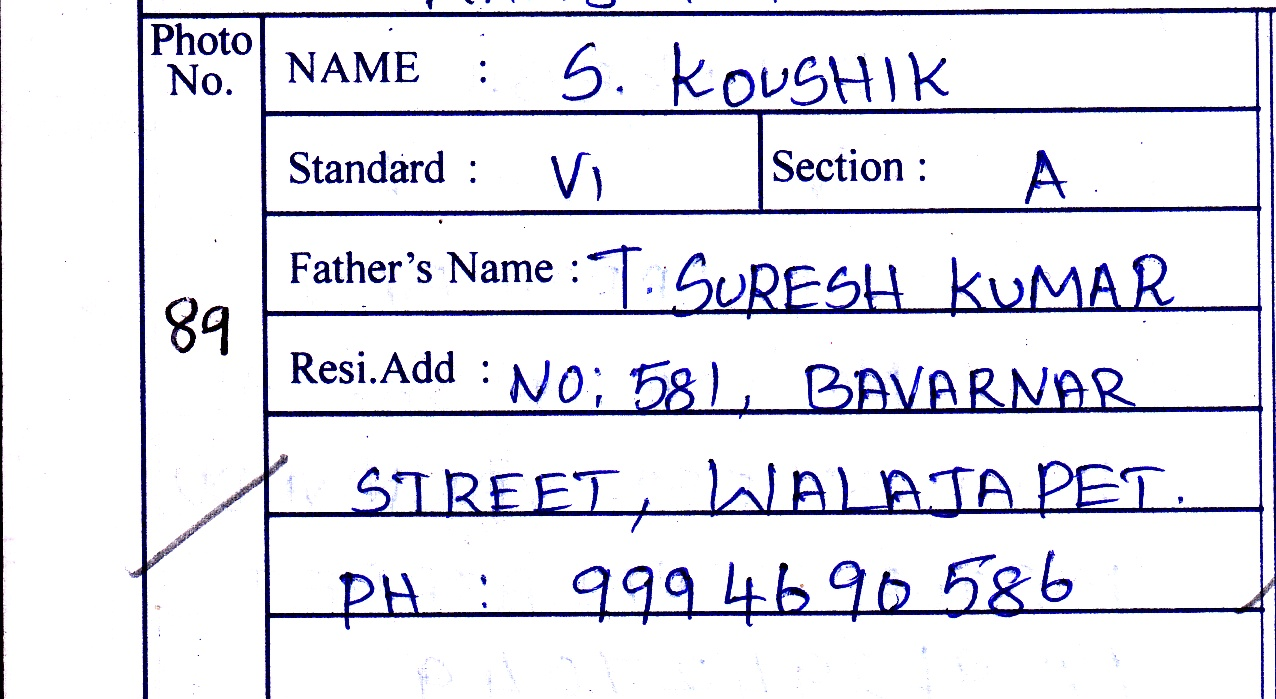
#> input picture ML-Research/TestSheet1_Section1.jpg, 1276 x 699 px
$ python ReadText.py   (older library calls are emulated)
#> lines starting #> are read from the running program, lines starting #| are printed output that depends on the picture; after the words box and inside, x2 and y2 are one past the last pixel; in counts of white or black regions, pixels touching at a corner belong together
# -*- coding: utf-8 -*-
"""
Created on Sun Nov 25 15:04:44 2018

@author: Chandar_S
"""

import cv2
import numpy as np

large = cv2.imread('TestSheet1_Section1.jpg')
#> large is the input picture: shape (699, 1276, 3); mean B, G, R 236.6, 228, 228.1
rgb = cv2.pyrDown(large)
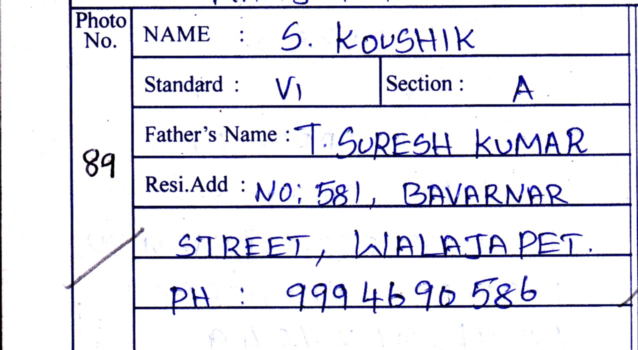
#> rgb: shape (350, 638, 3); mean B, G, R 236.6, 228, 228.2
small = cv2.cvtColor(rgb, cv2.COLOR_BGR2GRAY)
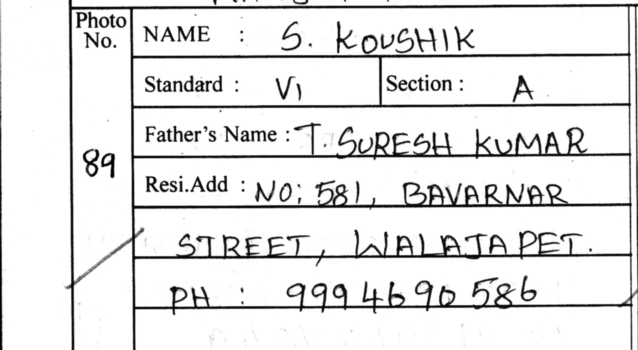
#> small: shape (350, 638); min 0, max 255, mean 229

kernel = cv2.getStructuringElement(cv2.MORPH_ELLIPSE, (3, 3))
grad = cv2.morphologyEx(small, cv2.MORPH_GRADIENT, kernel)
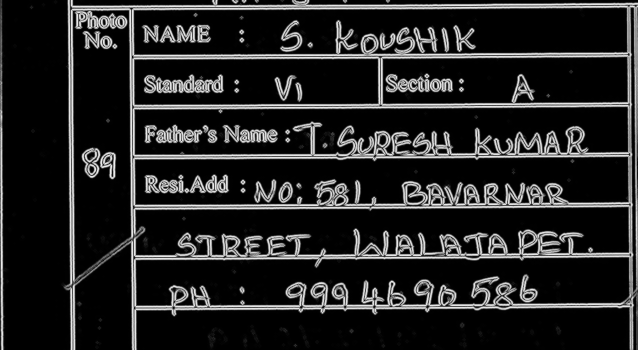
#> grad: shape (350, 638); min 0, max 238, mean 36.2


_, bw = cv2.threshold(grad, 0.0, 255.0, cv2.THRESH_BINARY | cv2.THRESH_OTSU)
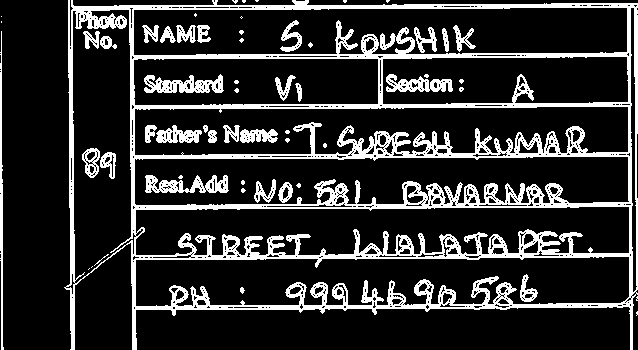
#> bw: shape (350, 638); 18.4% white; 58 white regions (28 under 20 px), largest, box (x1, y1, x2, y2) and area: (64, 0, 638, 350) 33092, (144, 74, 224, 93) 887, (145, 175, 229, 193) 850

kernel = cv2.getStructuringElement(cv2.MORPH_RECT, (9, 1))
connected = cv2.morphologyEx(bw, cv2.MORPH_CLOSE, kernel)
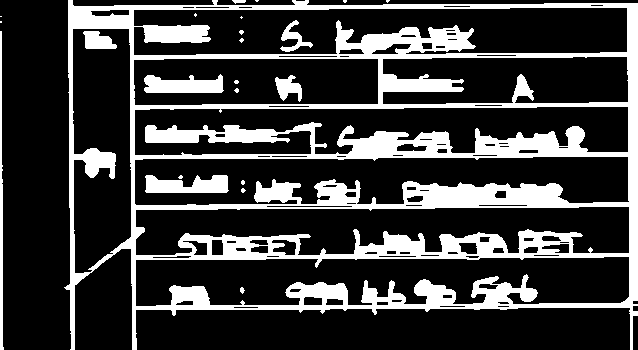
#> connected: shape (350, 638); 23.7% white; 23 white regions (14 under 20 px)
# using RETR_EXTERNAL instead of RETR_CCOMP
im2, contours, hierarchy = cv2.findContours(connected.copy(), cv2.RETR_EXTERNAL, cv2.CHAIN_APPROX_NONE)
#> contours = 8 contours, 5 with area under 20; largest, box (x1, y1, x2, y2) and area: (64, 0, 638, 350) 170448, (0, 31, 4, 350) 494, (232, 0, 246, 4) 24

mask = np.zeros(bw.shape, dtype=np.uint8)

for idx in range(len(contours)):
    x, y, w, h = cv2.boundingRect(contours[idx])
    mask[y:y+h, x:x+w] = 0
    cv2.drawContours(mask, contours, idx, (255, 255, 255), -1)
    r = float(cv2.countNonZero(mask[y:y+h, x:x+w])) / (w * h)

    if r > 0.45 and w > 8 and h > 8:
        cv2.rectangle(rgb, (x, y), (x+w-1, y+h-1), (0, 255, 0), 2)
#> this loop made 8 passes
#> (x, y, w, h, r) on passes 1 to 8: (0, 31, 4, 319, 0.639), (0, 21, 2, 2, 1), (0, 16, 2, 1, 1), (386, 0, 4, 3, 0.667), (343, 0, 4, 3, 0.833), (255, 0, 4, 2, 0.75), (232, 0, 14, 4, 0.696), (64, 0, 574, 350, 0.854)
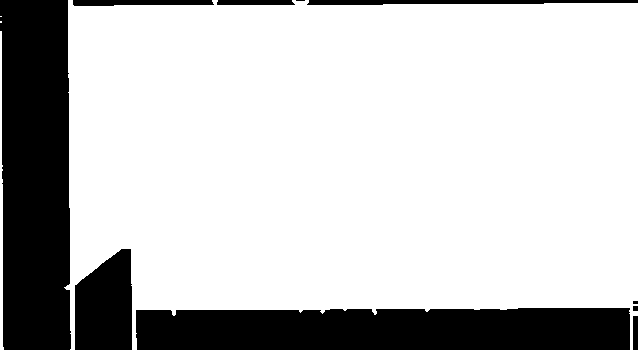
#> mask: shape (350, 638); 77.2% white; 10 black regions (2 under 20 px), largest, box (x1, y1, x2, y2) and area: (0, 0, 71, 350) 23387, (136, 308, 630, 350) 20060, (75, 249, 132, 350) 4875
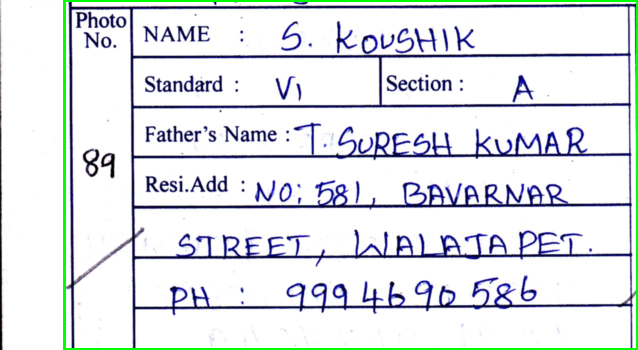
#> rgb: shape (350, 638, 3); 1.8% of pixels changed, all inside (x1, y1, x2, y2) = (63, 0, 638, 350)

cv2.imshow('rects', rgb)
cv2.waitKey()

$ run again, with ML-Research/TestSheet1_Section2.jpg copied over ML-Research/TestSheet1_Section1.jpg
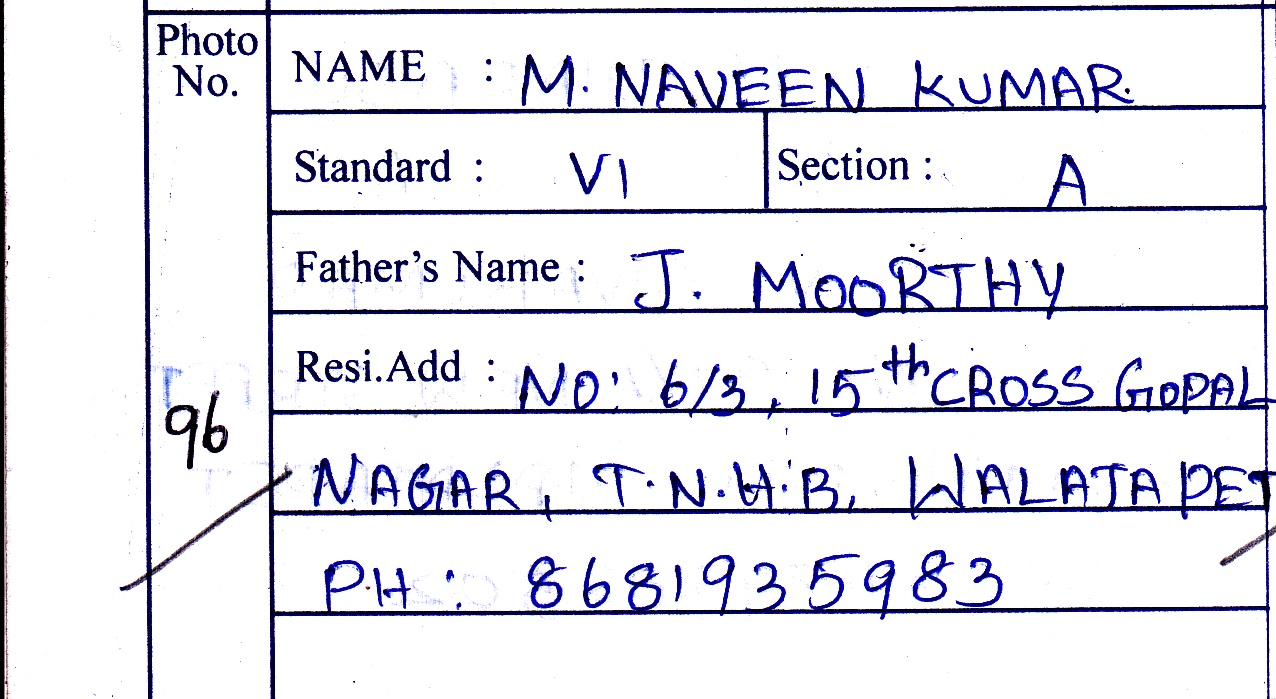
#> input picture ML-Research/TestSheet1_Section2.jpg, 1276 x 699 px
#> large is the input picture: shape (699, 1276, 3); mean B, G, R 236.2, 227.4, 227.6
#> `_, bw = cv2.threshold(grad, 0.0, 255.0, cv2.THRESH_BINARY | cv2.THRESH..`:
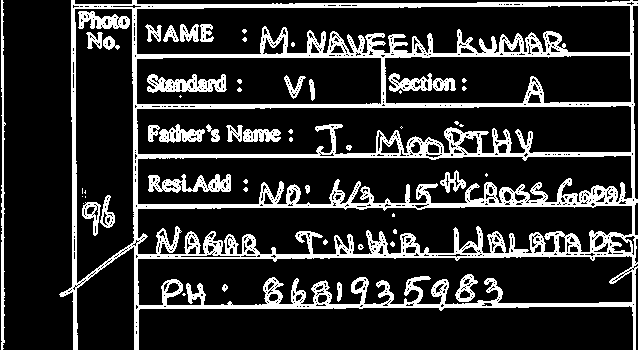
#> bw: shape (350, 638); 18.8% white; 55 white regions (25 under 20 px), largest, box (x1, y1, x2, y2) and area: (59, 0, 638, 350) 34017, (1, 0, 6, 350) 920, (147, 74, 227, 93) 896
#> connected: shape (350, 638); 24.5% white; 20 white regions (10 under 20 px)
#> contours = 2 contours; box (x1, y1, x2, y2) and area: (59, 0, 638, 350) 170136, (0, 0, 6, 350) 1038
#> the loop `for idx in range(len(contours)):` made 2 passes
#> (x, y, w, h, r) on passes 1 to 2: (59, 0, 579, 350, 0.845), (0, 0, 6, 350, 0.662)
#> after the loop `for idx in range(len(contours)):`:
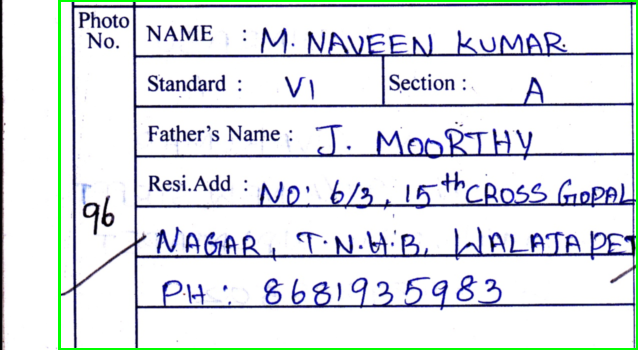
#> rgb: shape (350, 638, 3); mean B, G, R 231.6, 227.5, 223

$ run again, with ML-Research/TestSheet1_Section3.jpg copied over ML-Research/TestSheet1_Section1.jpg
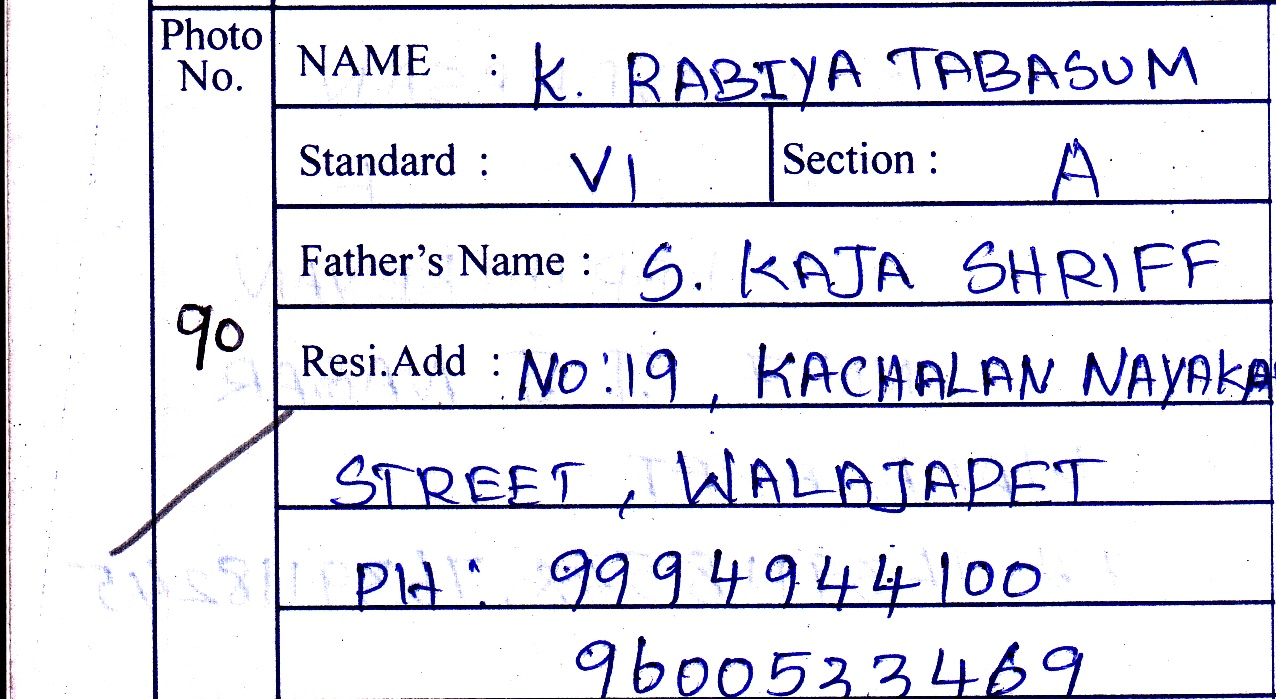
#> input picture ML-Research/TestSheet1_Section3.jpg, 1276 x 699 px
#> large is the input picture: shape (699, 1276, 3); mean B, G, R 234.7, 225.1, 225.4
#> `_, bw = cv2.threshold(grad, 0.0, 255.0, cv2.THRESH_BINARY | cv2.THRESH..`:
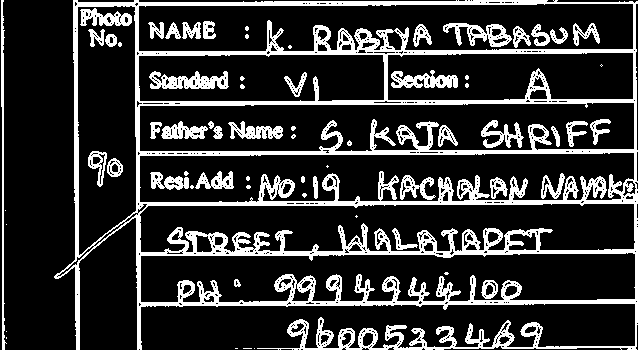
#> bw: shape (350, 638); 20.3% white; 67 white regions (26 under 20 px), largest, box (x1, y1, x2, y2) and area: (54, 0, 638, 350) 34090, (149, 71, 229, 89) 872, (1, 0, 7, 350) 810
#> connected: shape (350, 638); 26.2% white; 22 white regions (12 under 20 px)
#> contours = 2 contours; box (x1, y1, x2, y2) and area: (54, 0, 638, 350) 172021, (0, 0, 7, 350) 1056
#> the loop `for idx in range(len(contours)):` made 2 passes
#> (x, y, w, h, r) on passes 1 to 2: (54, 0, 584, 350, 0.849), (0, 0, 7, 350, 0.578)
#> after the loop `for idx in range(len(contours)):`:
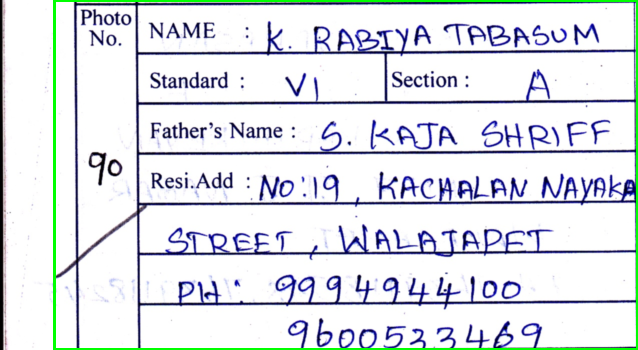
#> rgb: shape (350, 638, 3); mean B, G, R 230.8, 226.1, 221.7

$ run again, with ML-Research/TestSheet1_Section4.jpg copied over ML-Research/TestSheet1_Section1.jpg
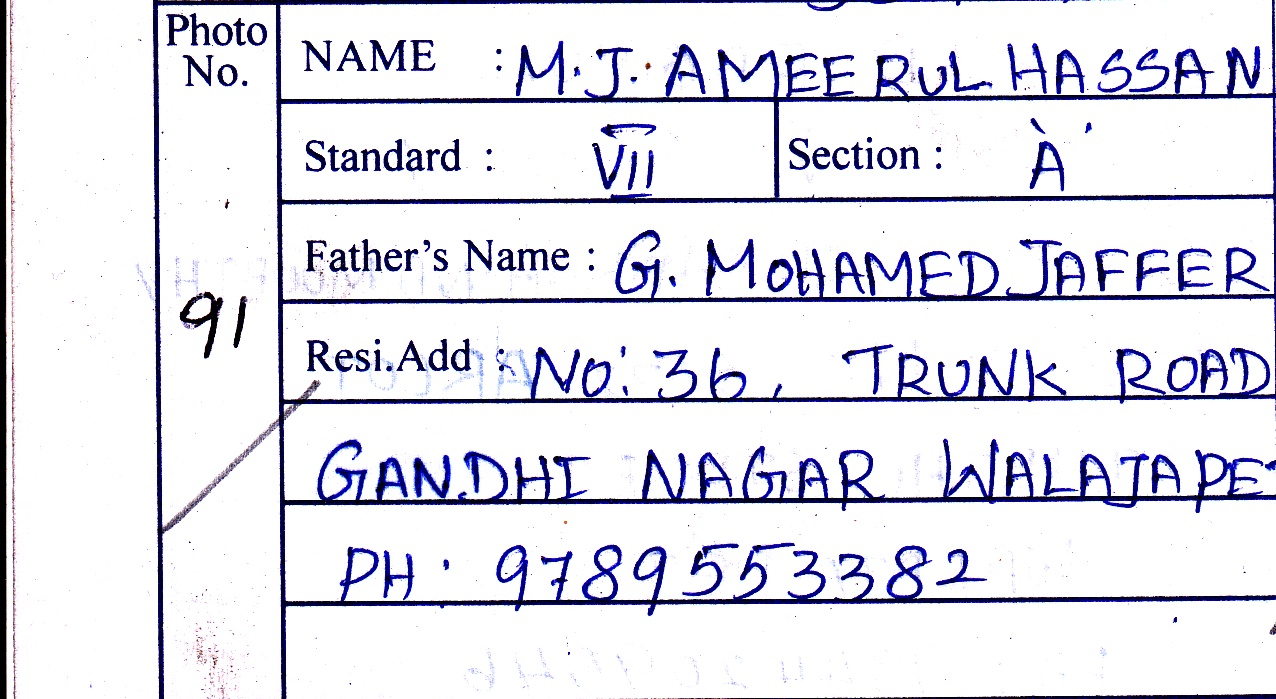
#> input picture ML-Research/TestSheet1_Section4.jpg, 1276 x 699 px
#> large is the input picture: shape (699, 1276, 3); mean B, G, R 234.9, 225.2, 225.4
#> bw: shape (350, 638); 19.3% white; 76 white regions (42 under 20 px), largest, box (x1, y1, x2, y2) and area: (76, 0, 638, 350) 34816, (2, 0, 8, 350) 1002, (152, 69, 232, 87) 876
#> connected: shape (350, 638); 25.8% white; 27 white regions (15 under 20 px)
#> contours = 17 contours, 13 with area under 20; largest, box (x1, y1, x2, y2) and area: (76, 0, 638, 350) 99514, (0, 0, 9, 350) 1378, (153, 169, 237, 187) 1042, (366, 346, 638, 350) 278
#> the loop `for idx in range(len(contours)):` made 17 passes
#> (x, y, w, h, r) on passes 1 to 8: (353, 348, 1, 1, 1), (366, 346, 272, 4, 0.506), (106, 331, 3, 2, 0.667), (98, 328, 1, 1, 1), (283, 325, 3, 4, 0.667), (634, 312, 4, 7, 0.679), (586, 308, 4, 5, 0.7), (221, 279, 5, 7, 0.771)
#> after the loop `for idx in range(len(contours)):`:
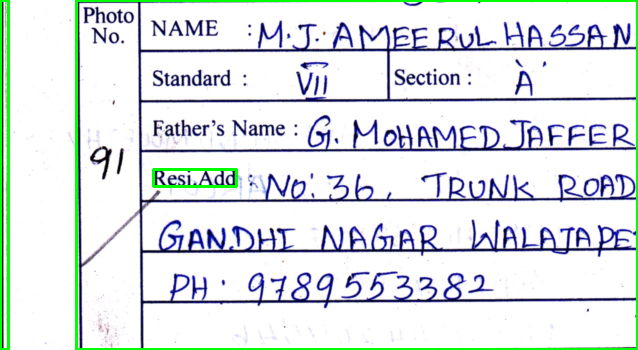
#> rgb: shape (350, 638, 3); mean B, G, R 229.7, 227.6, 220.6
